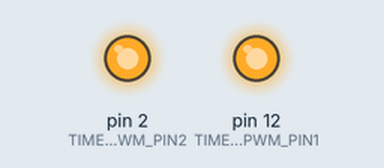
This sketch was run on a simulated Arduino Mega 2560, built with avr-gcc and run on an emulated ATmega2560. Shown: output pins drawn as LEDs (lit = HIGH). Random numbers use the default seed unless the sketch sets one.

Above: at 0.1 s.
Timing chart, 0 to 1.6 s (numbered marks = the images above):
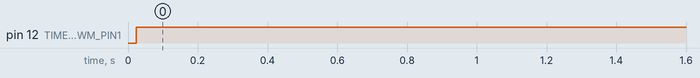

Measured:
- by itself, pin 12 (TIMER_PWM_PIN1): LOW → HIGH at 0.02 s

The sketch:

AntzTower.ino
```cpp
// (licence header left out)
#include "Sender.h"

using namespace Antz;

Sender sender;

////////////////////////////////////////////////////////////////
void setup() {
    randomSeed(analogRead(0));
}

////////////////////////////////////////////////////////////////
void loop() {
    sender.send1(0x01FF, 500);
    sender.send2(0x02FF, 500);
    //delay(100);
}
```

Communication.h
```cpp
// (licence header left out)
#ifndef __Antz__Communication__
#define __Antz__Communication__

// number of bits in a signal
#define NUM_BITS        32
// signal length in microseconds
#define LEN_SIGN        1200
#define LEN_ONE         600
#define LEN_ZERO        300
#define LEN_INTR        300
// preservation time for received data
#define LEN_PRSV        ((uint32_t)LEN_INTR * NUM_BITS * 2)

#endif
```

Sender.cpp
```cpp
// (licence header left out)
#include "Sender.h"

using namespace Antz;

////////////////////////////////////////////////////////////////
Sender::Sender() {
    TIMSK1 = 0; //Timer2 Overflow Interrupt
    TIMSK3 = 0;
    pinMode(TIMER_PWM_PIN1, OUTPUT);
    pinMode(TIMER_PWM_PIN2, OUTPUT);
    digitalWrite(TIMER_PWM_PIN1, HIGH); // When not sending PWM, we want it high (because the transistor will invert the output)
    digitalWrite(TIMER_PWM_PIN2, HIGH);
    randomSeed(analogRead(0));
}

////////////////////////////////////////////////////////////////
void Sender::send1(uint32_t data, uint64_t duration) {
    uint8_t original = EIMSK;
    EIMSK = 0; // disable external interrupts

    TCCR1A = (1 << WGM11) | (1 << WGM10); // fast PWM, TOP = OCR1A
    TCCR1B = (1 << WGM13) | (1 << WGM12) | (1 << CS10); // no prescaling
    OCR1A = SYSCLOCK / IR_KHZ;
    OCR1B = SYSCLOCK / IR_KHZ / 2;

    unsigned long cur = millis();
    do {
        signal1(LEN_SIGN);
        for (int i = 0; i < NUM_BITS; i++) {
            interval1(LEN_INTR);
            signal1(((uint32_t)1 << i) & data ? LEN_ONE : LEN_ZERO);
        }
        interval1(LEN_INTR * 5); // give a fixed interval first because random() has a big delay
        interval1(random(LEN_PRSV * 5)); // big interval between signals
    } while (millis() - cur < duration);

    EIMSK = original; // enable external interrupts
}

////////////////////////////////////////////////////////////////
void Sender::signal1(uint32_t time) {
    TCCR1A |= (1 << COM1B1);
    delayMicroseconds(time);
}

////////////////////////////////////////////////////////////////
void Sender::interval1(uint32_t time) {
    TCCR1A &= ~(1 << COM1B1);
    delayMicroseconds(time);
}

////////////////////////////////////////////////////////////////
void Sender::send2(uint32_t data, uint64_t duration) {
    uint8_t original = EIMSK;
    EIMSK = 0; // disable external interrupts

    TCCR3A = (1 << WGM31) | (1 << WGM30); // fast PWM, TOP = OCR1A
    TCCR3B = (1 << WGM33) | (1 << WGM32) | (1 << CS30); // no prescaling
    OCR3A = SYSCLOCK / IR_KHZ;
    OCR3B = SYSCLOCK / IR_KHZ / 2;

    unsigned long cur = millis();
    do {
        signal2(LEN_SIGN);
        for (int i = 0; i < NUM_BITS; i++) {
            interval2(LEN_INTR);
            signal2(((uint32_t)1 << i) & data ? LEN_ONE : LEN_ZERO);
        }
        interval2(LEN_INTR * 5); // give a fixed interval first because random() has a big delay
        interval2(random(LEN_PRSV * 5)); // big interval between signals
    } while (millis() - cur < duration);

    EIMSK = original; // enable external interrupts
}

////////////////////////////////////////////////////////////////
void Sender::signal2(uint32_t time) {
    TCCR3A |= (1 << COM3B1);
    delayMicroseconds(time);
}

////////////////////////////////////////////////////////////////
void Sender::interval2(uint32_t time) {
    TCCR3A &= ~(1 << COM3B1);
    delayMicroseconds(time);
}
```

Sender.h
```cpp
// (licence header left out)
#ifndef __Antz__Sender__
#define __Antz__Sender__

#define SYSCLOCK        16000 // in KHz
#define IR_KHZ          56
/*#if defined(__AVR_ATmega2560__)
#define TIMER_PWM_PIN   12
#elif defined(__AVR_ATmega32U4__)
#define TIMER_PWM_PIN   10
#else
 */
#define TIMER_PWM_PIN1   12
#define TIMER_PWM_PIN2   2
//#endif

#include <avr/interrupt.h>
#include <Arduino.h>
#include "Communication.h"

namespace Antz {
    class Sender {
    public:
        Sender();
        void send1(uint32_t data, uint64_t duration);
        void send2(uint32_t data, uint64_t duration);
    private:
        void signal1(uint32_t time);
        void interval1(uint32_t time);
        void signal2(uint32_t time);
        void interval2(uint32_t time);
    };
}

#endif
```
